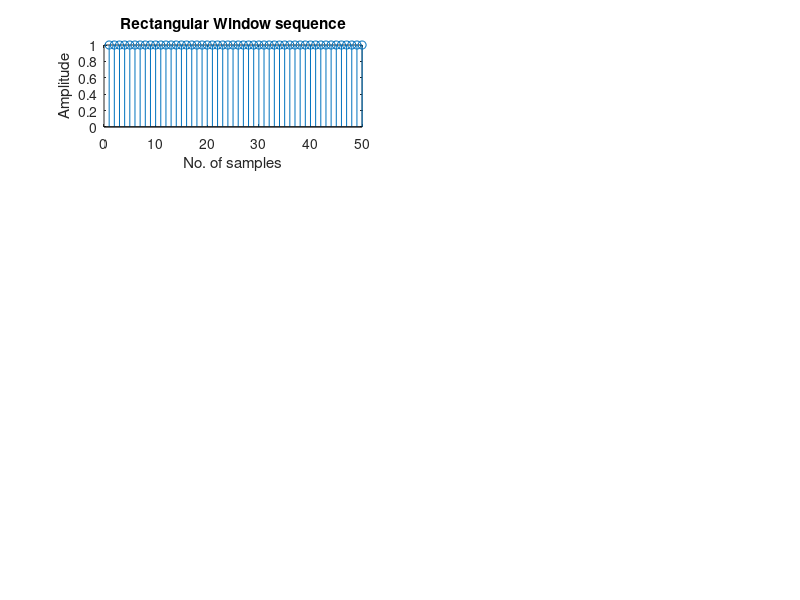

Here is the MATLAB script that generated this plot: (Note: this script raises an error after producing the figure.)
%Lowpass filter
clc;
clear all;
close all;
wc=0.5*pi;
N= 50;%input('Please enter the order of the filter: ');
alpha=(N-1)/2;
n=0:1:N-1;
eps=0.001;
w=0:0.01:pi;%note the normalization later
hd_lowpass=sin(wc*(n-alpha+eps))./(pi*(n-alpha+eps)); %Coefficients of IIR filter
freq_hd_lowpass=freqz(hd_lowpass,1,w);
w_rect=boxcar(N);
w_hann=hamming(N);
w_hamm=hamming(N);
w_bartlett=bartlett(N);

subplot(4,2,1);
stem(w_rect);
title('Rectangular Window sequence');
xlabel('No. of samples');
ylabel('Amplitude');

hn1=hd_lowpass.*w_rect;%both beingrow vectors
h1=freqz(hn1,1,w);
subplot(4,2,2);
plot(w/pi,10*log10(abs(h1))); %To find magnitude in db,w/pi taken to normalize frequency axis from 0 to 1
title('Frequency response of windowed FIR filter');
xlabel('normalized frequency');
ylabel('Magnitude in dB');

subplot(4,2,3);
stem(w_hamm);
title('Hamming Window sequence');
xlabel('No. of samples');
ylabel('Amplitude');

hn2=hd_lowpass.*w_hamm; %both being row vectors
h2=freqz(hn2,1,w);
subplot(4,2,4);
plot(w/pi,10*log10(abs(h2))); %To find magnitude in db,w/pi taken to normalize frequency axis from 0 to 1
title('Frequency response of windowed FIR filter');
xlabel('normalized frequency');
ylabel('Magnitude in dB');

subplot(4,2,5);
stem(w_hann);
title('Hanning Window sequence');
xlabel('No. of samples');
ylabel('Amplitude');

hn3=hd_lowpass.*w_hann; %both being row vectors
h3=freqz(hn3,1,w);
subplot(4,2,6);
plot(w/pi,10*log10(abs(h3))); %To find magnitude in db,w/pi taken to normalize frequency axis from 0 to 1
title('Frequency response of windowed FIR filter');
xlabel('normalized frequency');
ylabel('Magnitude in dB');
subplot(4,2,7);
stem(w_bartlett);
title('Triangular Window sequence');
xlabel('No. of samples');
ylabel('Amplitude');

hn4=hd_lowpass.*w_bartlett'; %both being row vectors
h4=freqz(hn4,1,w);
subplot(4,2,8);
plot(w/pi,10*log10(abs(h4))); %To find magnitude in db,w/pi taken to normalize frequency axis from 0 to 1
title('Frequency response of windowed FIR filter');
xlabel('normalized frequency');
ylabel('Magnitude in dB');